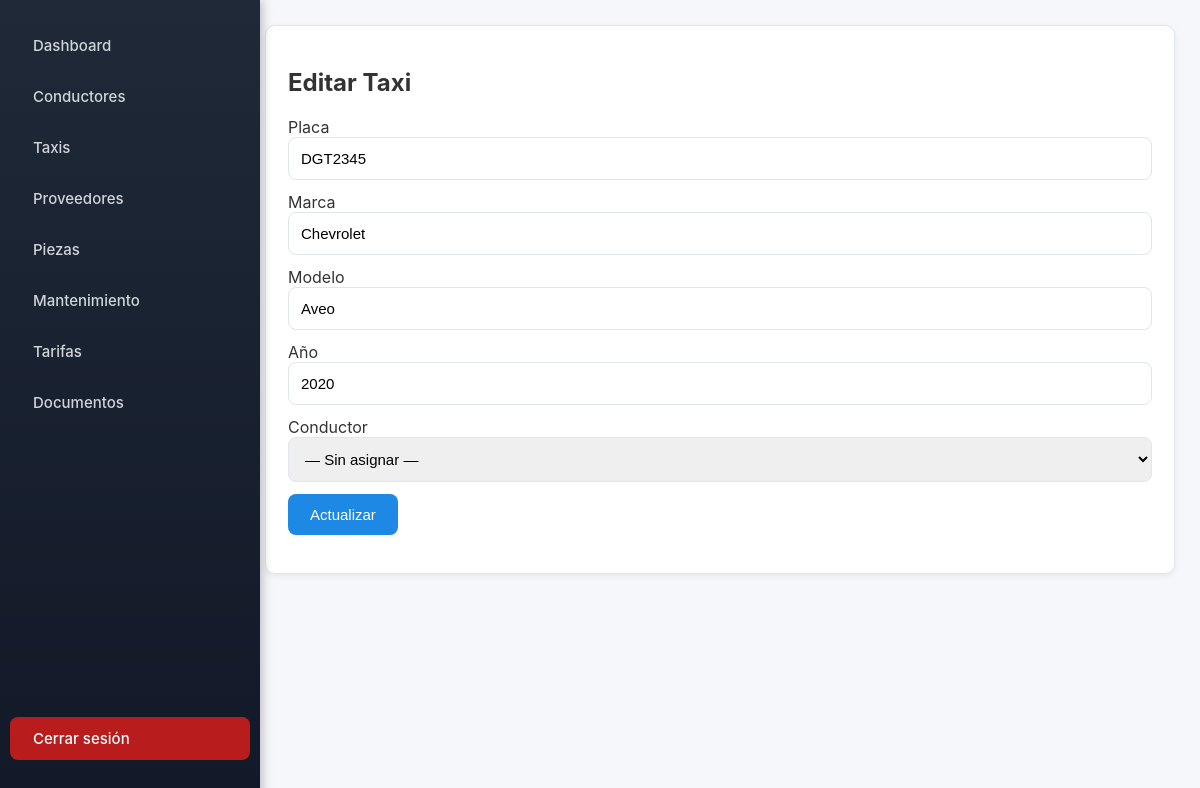
The page /paginas/taxis/editar.php?id=1 (signed in) on the database its author committed.
### tables this page shows
CREATE TABLE IF NOT EXISTS `taxis` (
  `CVE_CONDUCTOR` int(11) DEFAULT NULL,
  `PLACA` varchar(12) DEFAULT NULL,
  `MARCA` varchar(20) DEFAULT NULL,
  `MODELO` varchar(20) DEFAULT NULL,
  `ANO` int(11) DEFAULT NULL,
  `CVE_TAXI` int(11) NOT NULL AUTO_INCREMENT,
  PRIMARY KEY (`CVE_TAXI`),
  KEY `FK_REFERENCE_1` (`CVE_CONDUCTOR`),
  CONSTRAINT `FK_REFERENCE_1` FOREIGN KEY (`CVE_CONDUCTOR`) REFERENCES `conductores` (`CVE_CONDUCTOR`)
);

### paginas/taxis/editar.php (the view, shortened to what this page needs)
<?php
include '../../conexion.php';
include '../../includes/menu.php';
$id = intval($_GET["id"]);
$stmt = $conn->prepare("SELECT * FROM TAXIS WHERE CVE_TAXI=?");
$stmt->bind_param("i", $id);
$stmt->execute();
$taxi = $stmt->get_result()->fetch_assoc();
?>
<div class="card">
    <h2>Editar Taxi</h2>
    <form method="post">
        <label>Placa</label>
        <input class="input" name="PLACA" value="<?= $taxi['PLACA'] ?>">
        <label>Marca</label>
        <input class="input" name="MARCA" value="<?= $taxi['MARCA'] ?>">
        <label>Modelo</label>
        <input class="input" name="MODELO" value="<?= $taxi['MODELO'] ?>">
        <label>Año</label>
        <input class="input" type="number" name="ANO" value="<?= $taxi['ANO'] ?>">
        <label>Conductor</label>
        <select class="input" name="CVE_CONDUCTOR">
            <option value="">— Sin asignar —</option>
        </select>
        <button class="button">Actualizar</button>
    </form>
</div>
<?php include '../../includes/footer.php'; ?>

### css/estilos.css (style rules this page uses)
* { transition: all .15s ease-in-out; }
.card { background: var(--card); padding: 22px; border-radius: 10px; box-shadow:0 2px 6px rgba(0,0,0,.07); border:1px solid var(--borde); margin-bottom:20px; animation: fadeIn .4s ease; }
.button { background: var(--color-primario); border:none; color:white; padding:12px 22px; border-radius:8px; cursor:pointer; font-size:15px; display:inline-block; text-decoration:none; }
.input, input, select, textarea { width:100%; padding:12px; border-radius:8px; border:1px solid var(--borde); margin-bottom:12px; font-size:15px; }

### rows shown on the page
taxis: PLACA "DGT2345", MARCA "Chevrolet", MODELO "Aveo", ANO "2020"
